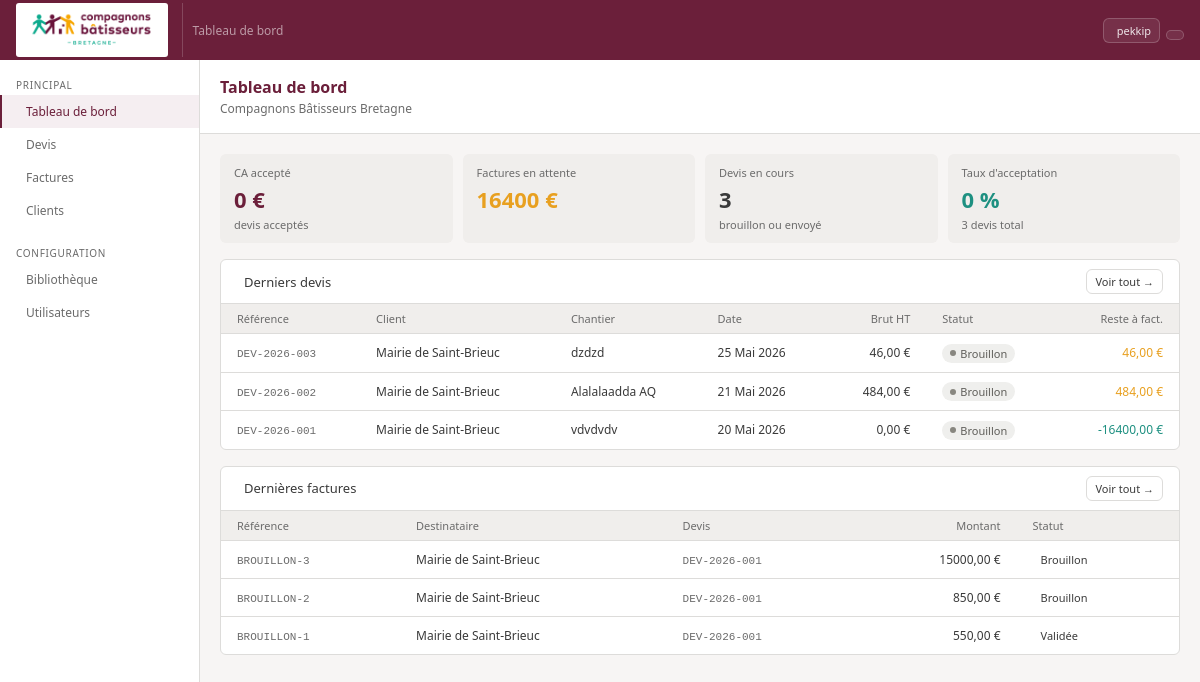
Before: / (signed in) with the older database file.
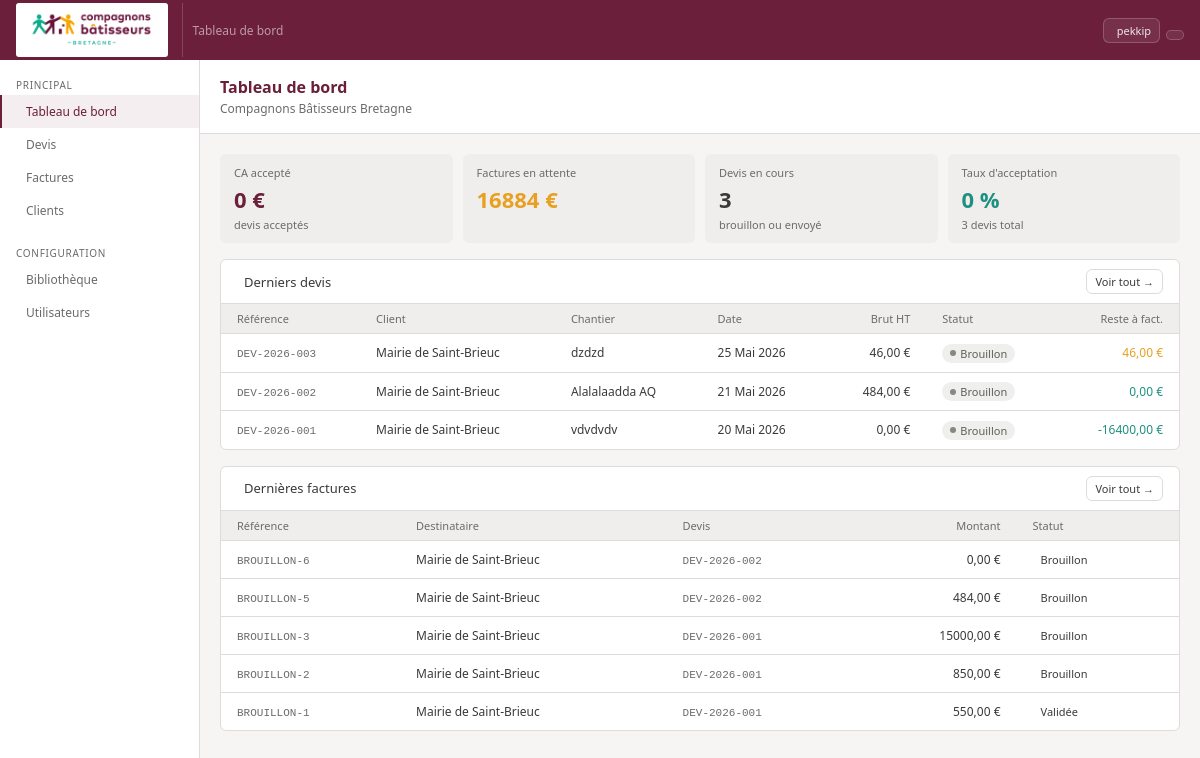
After: the same page with the newer database file.
### core/models.py (models this page shows, shortened)
class Devis(models.Model):
    STATUS_CHOICES = [
        ('draft',    'Brouillon'),
        ('sent',     'Envoyé'),
        ('accepted', 'Accepté'),
        ('refused',  'Refusé'),
        ('expired',  'Expiré'),
    ]
    reference = models.CharField(max_length=50, unique=True)
    client = models.ForeignKey(
        Client, on_delete=models.PROTECT, related_name='devis'
    )
    equipe = models.ForeignKey(
        Equipe, on_delete=models.SET_NULL,
        null=True, blank=True, related_name='devis'
    )
    chantier = models.CharField(max_length=300)
    chantier_adresse1 = models.CharField(max_length=200, blank=True)
    chantier_adresse2 = models.CharField(max_length=200, blank=True)
    chantier_cp = models.CharField(max_length=10, blank=True)
    chantier_ville = models.CharField(max_length=100, blank=True)
    status = models.CharField(
        max_length=20, choices=STATUS_CHOICES, default='draft'
    )
    date_creation = models.DateField(auto_now_add=True)
    date_validite = models.DateField(null=True, blank=True)
    taux_mo = models.DecimalField(
        max_digits=6, decimal_places=2, default=46.00
    )
    notes = models.TextField(blank=True)
    conditions_devis = models.TextField(
        blank=True,
        help_text="Conditions de vente pour ce devis (copié depuis les préférences à la création)"
    )
    fin_group_title = models.CharField(
        max_length=100, default='Financements',
        help_text="Titre du groupe de financements"
    )
    created_by = models.ForeignKey(
        User, on_delete=models.SET_NULL,
        null=True, related_name='devis_crees'
    )
    created_at = models.DateTimeField(auto_now_add=True)
    updated_at = models.DateTimeField(auto_now=True)
    class Meta:
        ordering = ['-created_at']
        verbose_name = 'Devis'
        verbose_name_plural = 'Devis'
    def total_brut(self):
        return sum(
            l.total() for l in self.lignes.filter(parent=None)
            if l.type_ligne != 'FIN'
        )
    def total_facture(self):
        return sum(
            f.montant for f in self.factures.exclude(status='cancelled')
            if f.type_doc in ('facture', 'acompte')
        ) - sum(
            f.montant for f in self.factures.exclude(status='cancelled')
            if f.type_doc == 'avoir'
        )
    def reste_a_facturer(self):
        return self.total_brut() - self.total_facture()

class Client(models.Model):
    nom = models.CharField(max_length=200)
    contact = models.CharField(max_length=200, blank=True)
    email = models.EmailField(blank=True)
    telephone = models.CharField(max_length=50, blank=True)
    adresse = models.TextField(blank=True)
    created_at = models.DateTimeField(auto_now_add=True)
    class Meta:
        ordering = ['nom']
        verbose_name = 'Client'
    def __str__(self):
        return self.nom

class LigneDevis(models.Model):
    TYPE_CHOICES = [
        ('F',     'Forfait'), # supprimer?
        ('FMO',   'Forfait main d\'œuvre'),
        ('FMAT',  'Forfait matériaux'),
        ('S',     'Ouvrage simple'),
        ('C',     'Ouvrage composite'),
        ('MO',    'Main d\'œuvre'),
        ('MAT',   'Matériau'),
        ('OUV',   'Sous-ouvrage'),
        ('FIN',   'Financement'),
        ('TITRE', 'Titre'),
    ]
    devis = models.ForeignKey(
        Devis, on_delete=models.CASCADE, related_name='lignes'
    )
    parent = models.ForeignKey(
        'self', on_delete=models.CASCADE,
        null=True, blank=True, related_name='enfants'
    )
    type_ligne = models.CharField(max_length=5, choices=TYPE_CHOICES)
    description = models.TextField(blank=True)
    quantite = models.DecimalField(
        max_digits=10, decimal_places=3, default=1
    )
    unite = models.CharField(max_length=50, blank=True)
    cout_unitaire = models.DecimalField(
        max_digits=10, decimal_places=2, null=True, blank=True
    )
    ordre = models.IntegerField(default=0)
    ouvert = models.BooleanField(default=True)
    class Meta:
        ordering = ['ordre']
        verbose_name = 'Ligne de devis'
    def total(self):
        enfants = self.enfants.all()
        if self.type_ligne == 'TITRE':
            return sum(e.total() for e in enfants)
        if enfants.exists():
            return self.quantite * sum(e.total() for e in enfants)
        if self.cout_unitaire is not None:
            return self.quantite * self.cout_unitaire
        return Decimal('0')

class Facture(models.Model):
    TYPE_DOC_CHOICES = [
        ('facture', 'Facture'),
        ('acompte', "Facture d'acompte"),
        ('appel', "Facture d'appel convention"),
        ('avoir',   'Avoir'),
    ]
    STATUS_CHOICES = [
        ('draft',     'Brouillon'),
        ('validated', 'Validée'),
        ('sent',      'Envoyée'),
        ('paid',      'Payée'),
        ('cancelled', 'Annulée'),
    ]
    numero = models.CharField(
        max_length=50, unique=True, null=True, blank=True,
        help_text="Assigné automatiquement à la validation"
    )
    type_doc = models.CharField(
        max_length=10, choices=TYPE_DOC_CHOICES, default='facture'
    )
    devis = models.ForeignKey(
        Devis, on_delete=models.PROTECT, related_name='factures'
    )
    destinataire = models.CharField(max_length=200)
    montant = models.DecimalField(
        max_digits=10, decimal_places=2, default=0
    )
    status = models.CharField(
        max_length=20, choices=STATUS_CHOICES, default='draft'
    )
    date_creation = models.DateField(auto_now_add=True)
    date_echeance = models.DateField(null=True, blank=True)
    date_versement = models.DateField(
    null=True, blank=True,
    help_text="Date de versement de l'acompte (renseignée sur la facture normale)"
    )
    notes = models.TextField(blank=True)
    libelle = models.CharField(
        max_length=200, blank=True,
        help_text="Court libellé affiché dans le récapitulatif des factures précédentes"
    )
    conditions_facture = models.TextField(
        blank=True,
        help_text="Conditions de vente pour cette facture"
    )
    created_by = models.ForeignKey(
        User, on_delete=models.SET_NULL,
        null=True, related_name='factures_creees'
    )
    validated_by = models.ForeignKey(
        User, on_delete=models.SET_NULL,
        null=True, blank=True, related_name='factures_validees'
    )
    validated_at = models.DateTimeField(null=True, blank=True)
    bypass_validation = models.BooleanField(default=False)
    created_at = models.DateTimeField(auto_now_add=True)
    class Meta:
        ordering = ['-created_at']
        verbose_name = 'Facture'
    def get_reference(self):
        return self.numero or f"BROUILLON-{self.pk}"

### core/views.py (the view)
# urls.py: path('', views.dashboard, name='dashboard'),
@login_required
def dashboard(request):
    profil = get_profil(request.user)
    devis_recents = Devis.objects.select_related('client', 'equipe').all()[:5]
    factures_recentes = Facture.objects.select_related('devis').all()[:5]
    stats = {
        'ca': sum(d.total_brut() for d in Devis.objects.filter(status='accepted')),
        'en_attente': sum(
            f.montant for f in Facture.objects.filter(
                type_doc='facture'
            ).exclude(status='paid')
        ),
        'en_cours': Devis.objects.filter(status__in=['draft', 'sent']).count(),
        'total_devis': Devis.objects.count(),
    }
    stats['taux'] = round(
        Devis.objects.filter(status='accepted').count() / stats['total_devis'] * 100
    ) if stats['total_devis'] else 0
    for d in devis_recents:
        d.rtf = d.reste_a_facturer()
    return render(request, 'core/dashboard.html', {
        'devis_recents': devis_recents,
        'factures_recentes': factures_recentes,
        'stats': stats,
        'profil': profil,
    })

### core/context_processors.py (called while the page is built)
def params_association(request):
    return {'params': ParametresAssociation.get()}

### core/models.py (called while the page is built)
    @classmethod
    def get(cls):
        obj, _ = cls.objects.get_or_create(pk=1)
        return obj

### core/views.py (called while the page is built)
def get_profil(user):
    profil, _ = ProfilUtilisateur.objects.get_or_create(user=user)
    return profil

### core/templates/core/dashboard.html (shortened to what this page needs)
{% extends 'core/base.html' %}
{% block nav_dashboard %}active{% endblock %}
{% block topbar_title %}Tableau de bord{% endblock %}
{% block content %}
<div class="page-hd">
  <div><div class="page-title">Tableau de bord</div><div class="page-sub">Compagnons Bâtisseurs Bretagne</div></div>
</div>
<div class="page-body">
  <div class="stats-grid">
    <div class="stat"><div class="stat-lbl">CA accepté</div><div class="stat-val" style="color:var(--prune)">{{ stats.ca|floatformat:0 }} €</div><div class="stat-sub">devis acceptés</div></div>
    <div class="stat"><div class="stat-lbl">Factures en attente</div><div class="stat-val" style="color:var(--amber)">{{ stats.en_attente|floatformat:0 }} €</div></div>
    <div class="stat"><div class="stat-lbl">Devis en cours</div><div class="stat-val">{{ stats.en_cours }}</div><div class="stat-sub">brouillon ou envoyé</div></div>
    <div class="stat"><div class="stat-lbl">Taux d'acceptation</div><div class="stat-val" style="color:var(--teal-dk)">{{ stats.taux }} %</div><div class="stat-sub">{{ stats.total_devis }} devis total</div></div>
  </div>
  <div class="card">
    <div class="card-hd">
      <span class="card-title">Derniers devis</span>
      <a href="{% url 'core:devis-list' %}" class="btn btn-sm">Voir tout →</a>
    </div>
    <table>
      <thead><tr><th>Référence</th><th>Client</th><th>Chantier</th><th>Date</th><th class="num">Brut HT</th><th>Statut</th><th class="num">Reste à fact.</th></tr></thead>
      <tbody>
        {% for d in devis_recents %}
        <tr style="cursor:pointer" onclick="location='{% url 'core:devis-detail' d.pk %}'">
          <td><span class="mono">{{ d.reference }}</span></td>
          <td>{{ d.client }}</td>
          <td>{{ d.chantier }}</td>
          <td>{{ d.date_creation|date:"d M Y" }}</td>
          <td class="num">{{ d.total_brut|floatformat:2 }} €</td>
          <td>
            <span class="badge b-{{ d.status }}"><span class="dot dot-{{ d.status }}"></span>{{ d.get_status_display }}</span>
          </td>
          <td class="num" style="color:{% if d.rtf > 0 %}var(--amber){% else %}var(--teal-dk){% endif %}">
            {{ d.rtf|floatformat:2 }} €
          </td>
        </tr>
        {% empty %}
        <tr><td colspan="7" style="text-align:center;padding:1.5rem;color:var(--gray-md)">
          Aucun devis — <a href="{% url 'core:devis-create' %}" class="btn btn-sm btn-prune">Créer le premier</a>
        </td></tr>
        {% endfor %}
      </tbody>
    </table>
  </div>
  {% if factures_recentes %}
  <div class="card">
    <div class="card-hd">
      <span class="card-title">Dernières factures</span>
      <a href="{% url 'core:factures-list' %}" class="btn btn-sm">Voir tout →</a>
    </div>
    <table>
      <thead><tr><th>Référence</th><th>Destinataire</th><th>Devis</th><th class="num">Montant</th><th>Statut</th></tr></thead>
      <tbody>
        {% for f in factures_recentes %}
        <tr>
          <td><span class="mono">{{ f.get_reference }}</span></td>
          <td>{{ f.destinataire }}</td>
          <td><span class="mono">{{ f.devis.reference }}</span></td>
          <td class="num">{{ f.montant|floatformat:2 }} €</td>
          <td><span class="badge b-f{{ f.status }}">{{ f.get_status_display }}</span></td>
        </tr>
        {% endfor %}
      </tbody>
    </table>
  </div>
  {% endif %}
</div>
{% endblock %}

Changed rows visible on the page:
computed for Devis "Alalalaadda AQ": rtf "484,00" → "0,00"
added Facture: get_reference "BROUILLON-6", destinataire "Mairie de Saint-Brieuc", devis.reference "DEV-2026-002", montant "0,00", status "Brouillon"
added Facture: get_reference "BROUILLON-5", destinataire "Mairie de Saint-Brieuc", devis.reference "DEV-2026-002", montant "484,00", status "Brouillon"
Other visible differences:
{{ stats.en_attente|floatformat:0 }}: "16400" → "16884"
